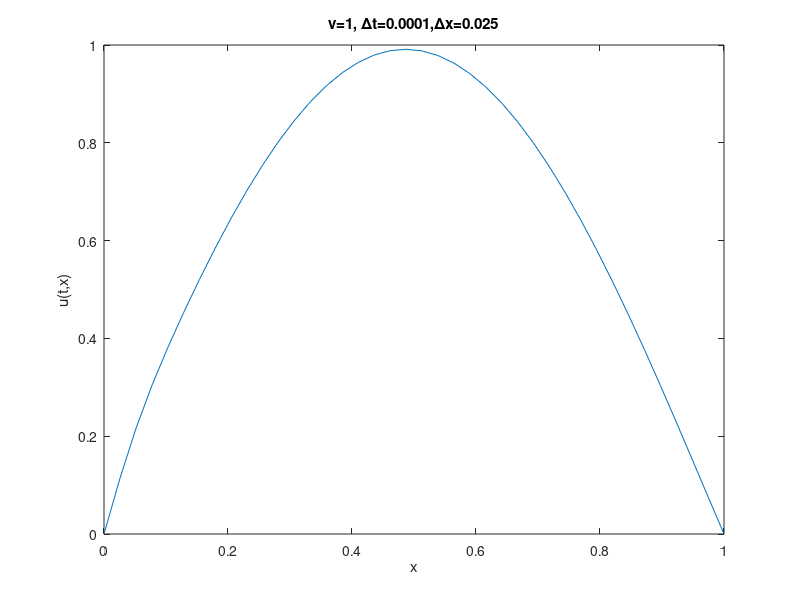

Write the MATLAB code that produced this figure.
% hold on
x0 = 0;
x1 = 1;
t0 = 0;
t1 = 0.001;
dx = 1 / 40;
dt = 1 / 10000;
v = 1;
nx = (x1-x0)/dx;
nt = (t1-t0)/dt;

U = zeros(nt,nx);


%IC
for i=1:1:nx
    x =(x0 +(i)*dx);
    U(1,i) = sin(pi*x);
end

%BC
for i=1:1:nt
%Left BC
    U(i,1) = 0;
%Right BC
    U(i,nx) = 0;
end

for i=1:1:nt-1
    for j=2:1:nx-1
        U(i+1,j)=U(i,j) + ((dt)*(U(i,j)-U(i,j-1)))/(dx)+(v*(dt)*(U(i,j+1)-2*U(i,j)+U(i,j-1)))/(dx^2);
    end
end


x = linspace(0,1,40);
plot(x,U(end,:),'-'), hold on
xlabel('x')
ylabel('u(t,x)')
% text(0.5,0.5,'t_{f} = 0.')
% text(0.5,0.05,'t_{f} = 0.5')
% text(0.4,0.25,'t_{f} = 0.1')
% text(0.4,0.5,'t_{f} = 0.05')
% text(0.4,0.95,'t_{f} = 0.001')
title('v=1, \Deltat=0.0001,\Deltax=0.025')



